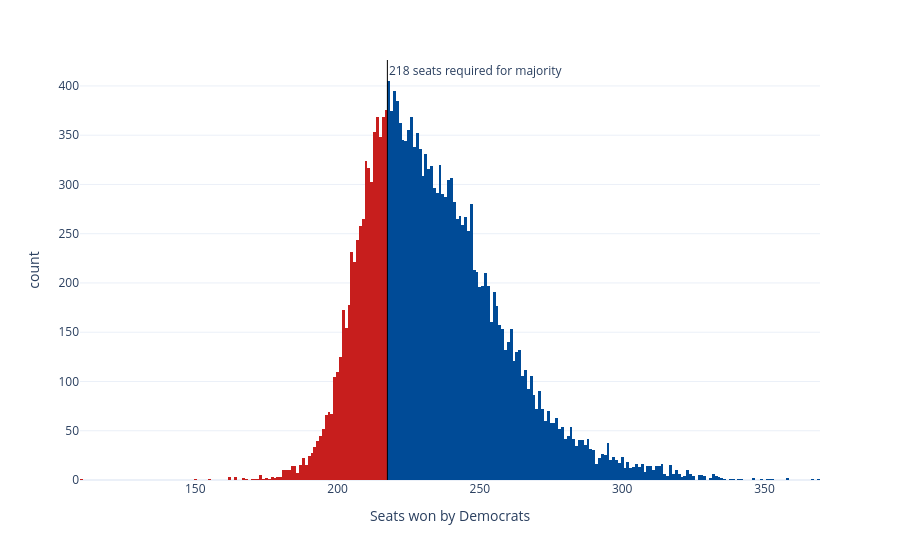

The notebook cell this image was saved under:
### Code cell
sims_hist = px.histogram(seat_sims, x='seats', nbins=np.unique(seat_sims['seats']).shape[0]*2, color='winner',
                         color_discrete_map={'Democrats': '#004b97', 'Republicans': '#c71e1d'},
                         labels={'seats':'Seats won by Democrats', 'winner': 'Winner'}, template='plotly_white')
sims_hist.update_traces(showlegend=False)
sims_hist.add_vline(x=217.5, line_width=1, line_color='black', annotation_text='218 seats required for majority', 
                    annotation_position='top right')
sims_hist

### Figure 1 — Plotly figure (JSON) as saved in the notebook; plotly's stock layout.template omitted (floating-point values rounded to 4 significant figures; data arrays with more than 128 entries replaced by an {"elided": "..."} marker saying what was removed)
{"data": [{"bingroup": "x", "hovertemplate": "Winner=Democrats<br>Seats won by Democrats=%{x}<br>count=%{y}<extra></extra>", "legendgroup": "Democrats", "marker": {"color": "#004b97", "pattern": {"shape": ""}}, "name": "Democrats", "nbinsx": 368, "orientation": "v", "showlegend": false, "type": "histogram", "x": {"elided": "14605 int values"}, "xaxis": "x", "yaxis": "y"}, {"bingroup": "x", "hovertemplate": "Winner=Republicans<br>Seats won by Democrats=%{x}<br>count=%{y}<extra></extra>", "legendgroup": "Republicans", "marker": {"color": "#c71e1d", "pattern": {"shape": ""}}, "name": "Republicans", "nbinsx": 368, "orientation": "v", "showlegend": false, "type": "histogram", "x": {"elided": "5395 int values"}, "xaxis": "x", "yaxis": "y"}], "layout": {"annotations": [{"showarrow": false, "text": "218 seats required for majority", "x": 217.5, "xanchor": "left", "xref": "x", "y": 1, "yanchor": "top", "yref": "y domain"}], "barmode": "relative", "legend": {"title": {"text": "Winner"}, "tracegroupgap": 0}, "margin": {"t": 60}, "shapes": [{"line": {"color": "black", "width": 1}, "type": "line", "x0": 217.5, "x1": 217.5, "xref": "x", "y0": 0, "y1": 1, "yref": "y domain"}], "xaxis": {"anchor": "y", "domain": [0, 1], "title": {"text": "Seats won by Democrats"}}, "yaxis": {"anchor": "x", "domain": [0, 1], "title": {"text": "count"}}}}
